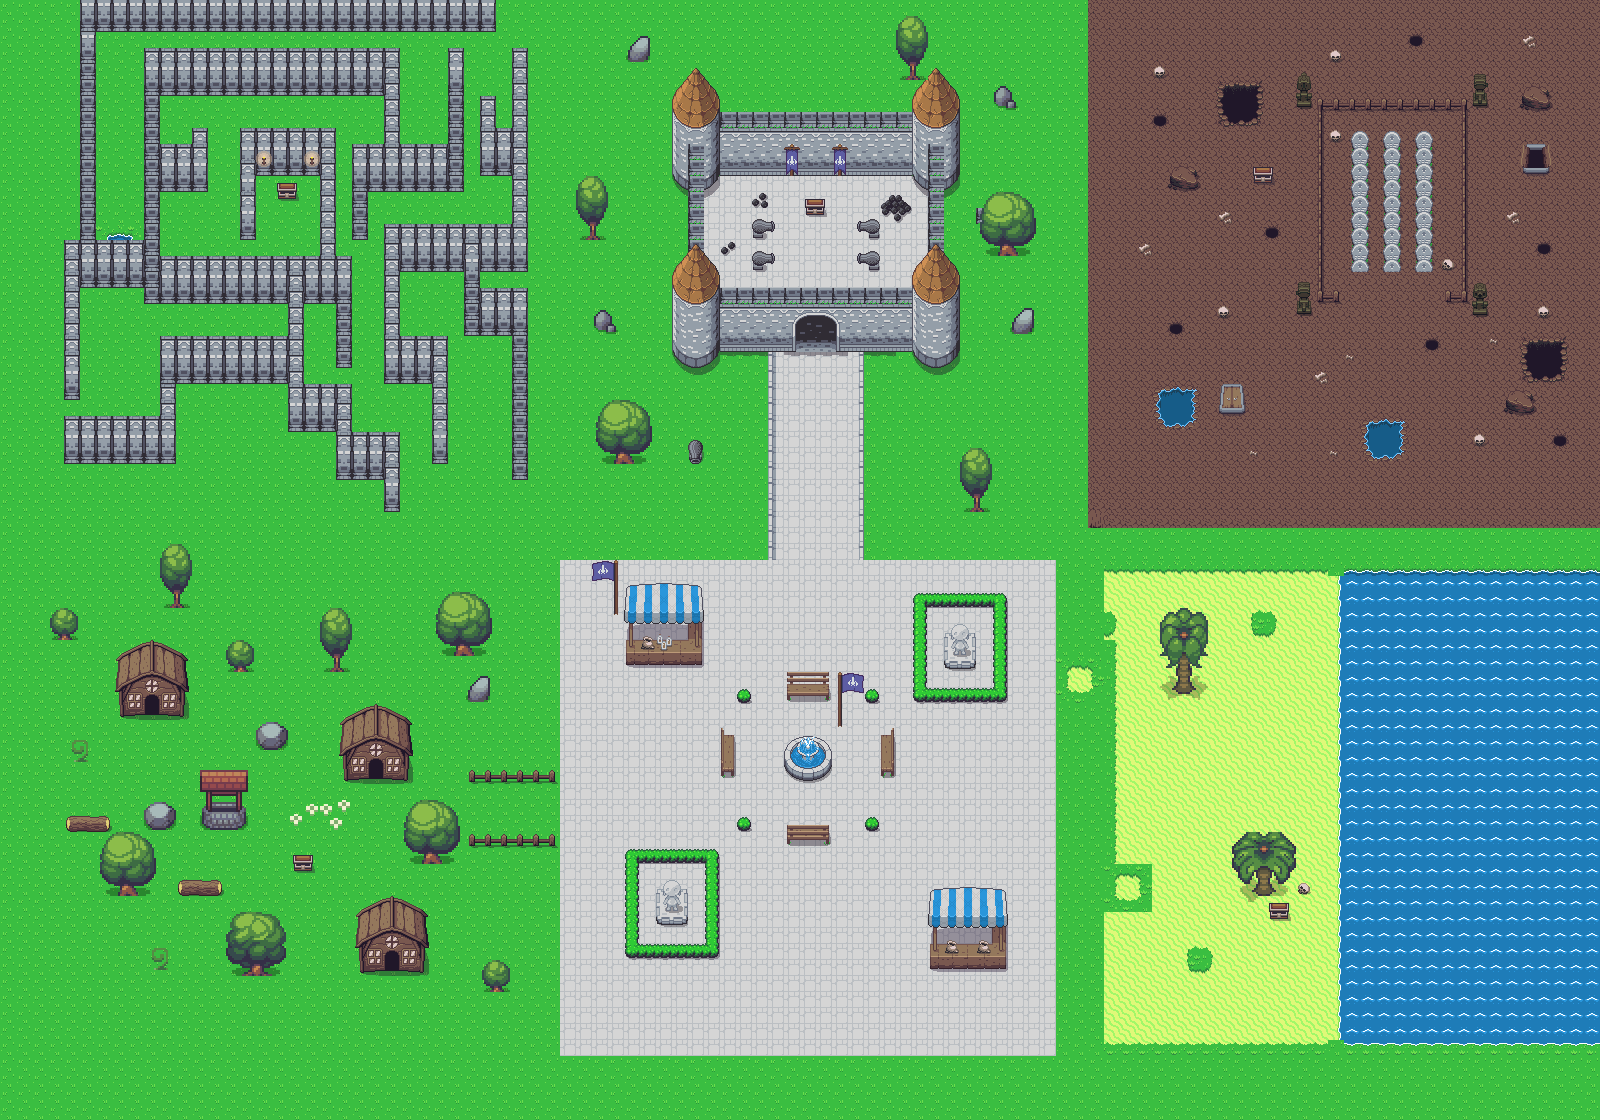

Rendered tile map (Tiled .tmx) drawn with the repository's tilesets; below, a short description and the map source with its tile grids summarised:
An orthogonal 100x70 tile map with 16x16 px tiles, 6 tile layers (terreno, thingless_ghost, thingsless_duro, things, ...), 1 hidden layer not drawn, 7 tilesets and 157 objects.

<map version="1.4" tiledversion="1.4.2" orientation="orthogonal" renderorder="right-down" width="100" height="70" tilewidth="16" tileheight="16" infinite="0" nextlayerid="21" nextobjectid="209">
 <tileset firstgid="1" name="Overworld" tilewidth="16" tileheight="16" tilecount="1440" columns="40">
  <image source="tileset3_diff/gfx/Overworld.png" trans="ff00ff" width="640" height="576" />
 </tileset>
 <tileset firstgid="1441" name="tileset6_tree" tilewidth="16" tileheight="16" tilecount="240" columns="30">
  <image source="tileset6_diff/3.png" trans="ff00ff" width="480" height="128" />
 </tileset>
 <tileset firstgid="1681" name="cave" tilewidth="16" tileheight="16" tilecount="1000" columns="40">
  <image source="tileset3_diff/gfx/cave.png" trans="ff00ff" width="640" height="400" />
 </tileset>
 <tileset firstgid="2681" name="objects_TOTEM" tilewidth="16" tileheight="16" tilecount="660" columns="33">
  <image source="tileset3_diff/gfx/objects.png" trans="ff00ff" width="528" height="320" />
 </tileset>
 <tileset firstgid="3341" name="floors" tilewidth="16" tileheight="16" tilecount="216" columns="18">
  <image source="tileset6_diff/6.png" trans="ff00ff" width="288" height="192" />
 </tileset>
 <tileset firstgid="3557" name="Inner" tilewidth="16" tileheight="16" tilecount="1000" columns="40">
  <image source="tileset3_diff/gfx/Inner.png" trans="ff00ff" width="640" height="400" />
 </tileset>
 <tileset firstgid="4557" name="palme" tilewidth="16" tileheight="16" tilecount="288" columns="18">
  <image source="tileset6_diff/9.png" trans="ff00ff" width="288" height="256" />
 </tileset>
 <layer id="3" name="terreno" width="100" height="70">
  <data>[7000 cells, 7000 non-empty, 30 distinct tile ids]</data>
 </layer>
 <layer id="5" name="griglia" width="100" height="70" visible="0" offsetx="4" offsety="4">
  <data>[7000 cells, 331 non-empty, 2 distinct tile ids]</data>
 </layer>
 <layer id="9" name="thingless_ghost" width="100" height="70">
  <data>[7000 cells, 0 non-empty, 0 distinct tile ids]</data>
 </layer>
 <layer id="8" name="thingsless_duro" width="100" height="70" locked="1">
  <data>[7000 cells, 36 non-empty, 4 distinct tile ids]</data>
 </layer>
 <layer id="6" name="things" width="100" height="70" locked="1">
  <data>[7000 cells, 1378 non-empty, 361 distinct tile ids]</data>
 </layer>
 <layer id="10" name="thigsup" width="100" height="70" locked="1">
  <data>[7000 cells, 8 non-empty, 4 distinct tile ids]</data>
 </layer>
 <layer id="7" name="totem" width="100" height="70">
  <data>[7000 cells, 20 non-empty, 4 distinct tile ids]</data>
 </layer>
 <objectgroup id="14" name="OggettiDuri">
  <object id="15" x="226.5" y="640" width="28.5" height="32.5">
   <ellipse />
  </object>
  <object id="18" x="50.75" y="607.75" width="28.5" height="32.5">
   <ellipse />
  </object>
  <object id="22" x="482.75" y="959.75" width="26.5" height="28.5">
   <ellipse />
  </object>
  <object id="28" x="735.083" y="814.417" width="16.5" height="17.8333">
   <ellipse />
  </object>
  <object id="29" x="865.083" y="815.083" width="16.5" height="17.8333">
   <ellipse />
  </object>
  <object id="30" x="865.083" y="688.417" width="15.1667" height="16.5">
   <ellipse />
  </object>
  <object id="31" x="735.75" y="685.75" width="16.5" height="17.8333">
   <ellipse />
  </object>
  <object id="33" x="626.667" y="850.667" width="90.6667" height="104" />
  <object id="34" x="916" y="593.333" width="90.6667" height="104" />
  <object id="35" x="626.667" y="584" width="76" height="81.3333" />
  <object id="36" x="928" y="888" width="78.6667" height="84" />
  <object id="37" x="785.333" y="824" width="44" height="20" />
  <object id="38" x="786" y="675.333" width="44" height="20" />
  <object id="39" x="716.667" y="776.667" width="44" height="20" rotation="-90" />
  <object id="40" x="876.667" y="776.667" width="44" height="20" rotation="-90" />
  <object id="41" x="835.333" y="728.667" width="32" height="8" rotation="-90" />
  <object id="42" x="686" y="466" width="24" height="16" rotation="-90" />
  <object id="43" x="750.667" y="267.333" width="15.3333" height="21.6667" rotation="-90" />
  <object id="44" x="751.333" y="236" width="15.3333" height="20.6667" rotation="-90" />
  <object id="45" x="858" y="239.333" width="17.3333" height="22.6667" rotation="-90" />
  <object id="46" x="858" y="270" width="17.3333" height="22.6667" rotation="-90" />
  <object id="47" x="887.333" y="215.333" width="17" height="16.6667" rotation="-90" />
  <object id="48" x="752.667" y="208.667" width="14" height="12" rotation="-90" />
  <object id="49" x="722" y="255.667" width="14.3333" height="12.3334" rotation="-90" />
  <object id="51" x="688" y="145" width="16" height="110.667" />
  <object id="52" x="928" y="144" width="14.6667" height="112" />
  <object id="54" x="628" y="34.6667" width="22.6667" height="25.3333">
   <ellipse />
  </object>
  <object id="55" x="992.667" y="86" width="22.6667" height="25.3333">
   <ellipse />
  </object>
  <object id="56" x="1011.33" y="308.667" width="24" height="26.6666">
   <ellipse />
  </object>
  <object id="57" x="591.333" y="310" width="22.6667" height="25.3333">
   <ellipse />
  </object>
  <object id="58" x="768" y="353.333" width="4" height="206.667" />
  <object id="59" x="860" y="350.667" width="4" height="209.333" />
  <object id="63" x="202.667" y="769.333" width="42.6667" height="60" />
  <object id="68" x="469.333" y="772" width="85.3333" height="10.6667" />
  <object id="69" x="469.333" y="836" width="85.3333" height="10.6667" />
  <object id="70" x="178.667" y="878.667" width="42.6666" height="14.6667" />
  <object id="71" x="66.6667" y="814.667" width="42.6666" height="14.6667" />
  <object id="72" x="257.333" y="724" width="28" height="26.6667">
   <ellipse />
  </object>
  <object id="73" x="468" y="673.333" width="24" height="26.6667">
   <ellipse />
  </object>
  <object id="74" x="144" y="801.333" width="32" height="26.6667">
   <ellipse />
  </object>
  <object id="77" x="1353.33" y="132" width="12" height="137.333" />
  <object id="78" x="1386" y="134" width="12" height="137.333" />
  <object id="79" x="1418" y="132.667" width="12" height="137.333" />
  <object id="80" x="1316.67" y="98.0002" width="5.33333" height="200" />
  <object id="81" x="1462.67" y="98.6667" width="5.33333" height="200" />
  <object id="82" x="1317.33" y="97.3333" width="149.333" height="10.6667" />
  <object id="83" x="1316" y="290.667" width="24" height="9.33333" />
  <object id="84" x="1444" y="292.667" width="24" height="9.33333" />
  <object id="85" x="1296" y="73.3333" width="14.6667" height="33.3333" />
  <object id="86" x="1296.67" y="280.667" width="14.6667" height="33.3333" />
  <object id="87" x="1472.67" y="282" width="14.6667" height="33.3333" />
  <object id="88" x="1472.67" y="74" width="14.6667" height="33.3333" />
  <object id="89" x="1152" y="382.667" width="48" height="48" />
  <object id="90" x="1216" y="80" width="48" height="48" />
  <object id="91" x="1358.67" y="417.333" width="48" height="48" />
  <object id="92" x="1521.33" y="336" width="48" height="48" />
  <object id="93" x="1521.33" y="141.333" width="29.3333" height="32" />
  <object id="94" x="1522.67" y="84" width="26.6667" height="22.6667">
   <ellipse />
  </object>
  <object id="95" x="1170.67" y="168.667" width="26.6667" height="22.6667">
   <ellipse />
  </object>
  <object id="96" x="1217.33" y="384" width="29.3333" height="26.6667" />
  </objectgroup>
 <objectgroup id="16" name="Cassa1">
  <!-- 5 objects omitted --></objectgroup>
 <objectgroup id="17" name="Cassa2">
  <!-- 4 objects omitted --></objectgroup>
 <objectgroup id="18" name="Cassa3">
  <!-- 3 objects omitted --></objectgroup>
 <objectgroup id="19" name="Cassa4">
  <!-- 2 objects omitted --></objectgroup>
 <objectgroup id="20" name="Cassa5">
  <!-- 1 objects omitted --></objectgroup>
</map>
<!-- 97 of 157 objects omitted -->
